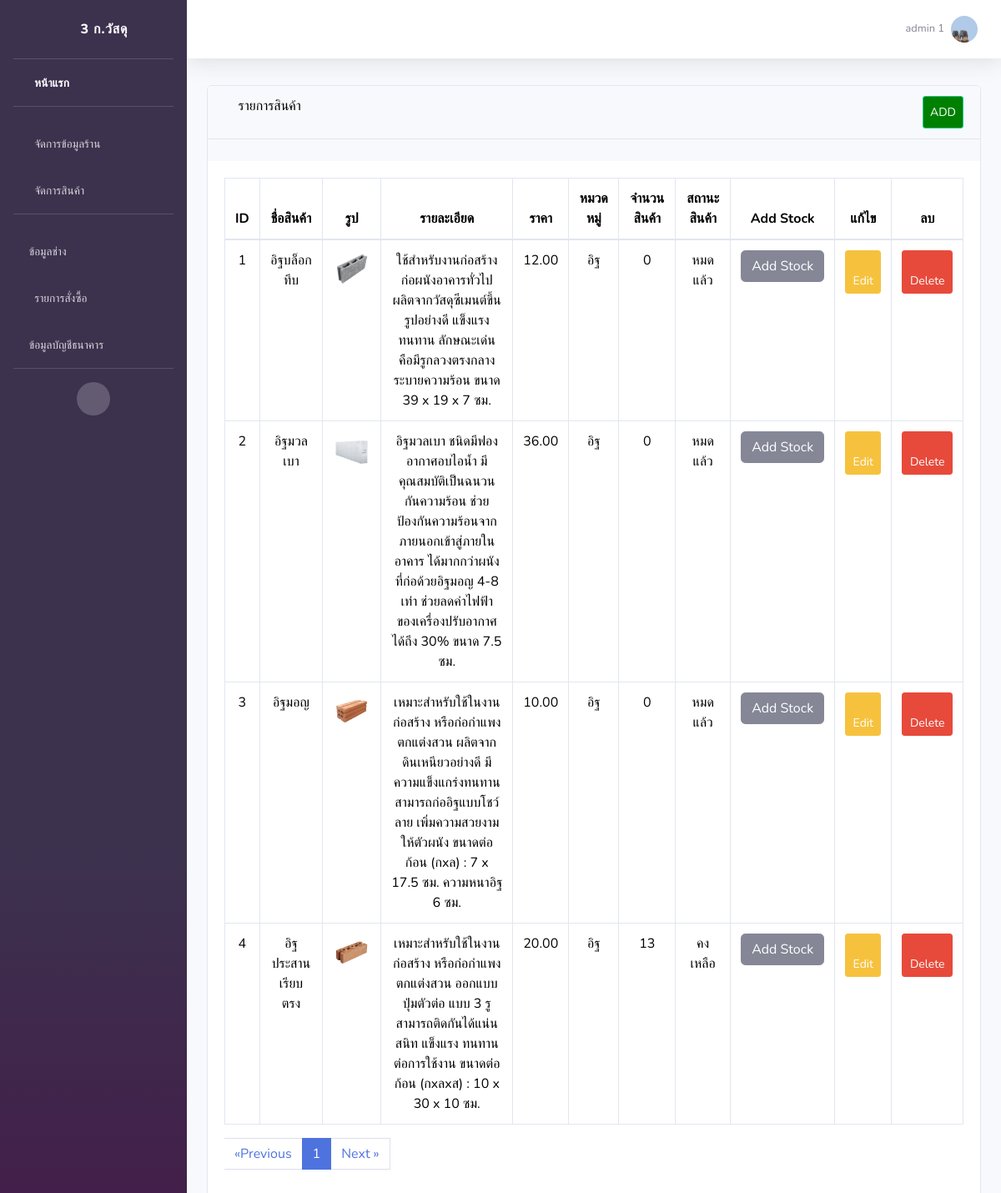
Page /product/ (signed in) on the earlier database version.
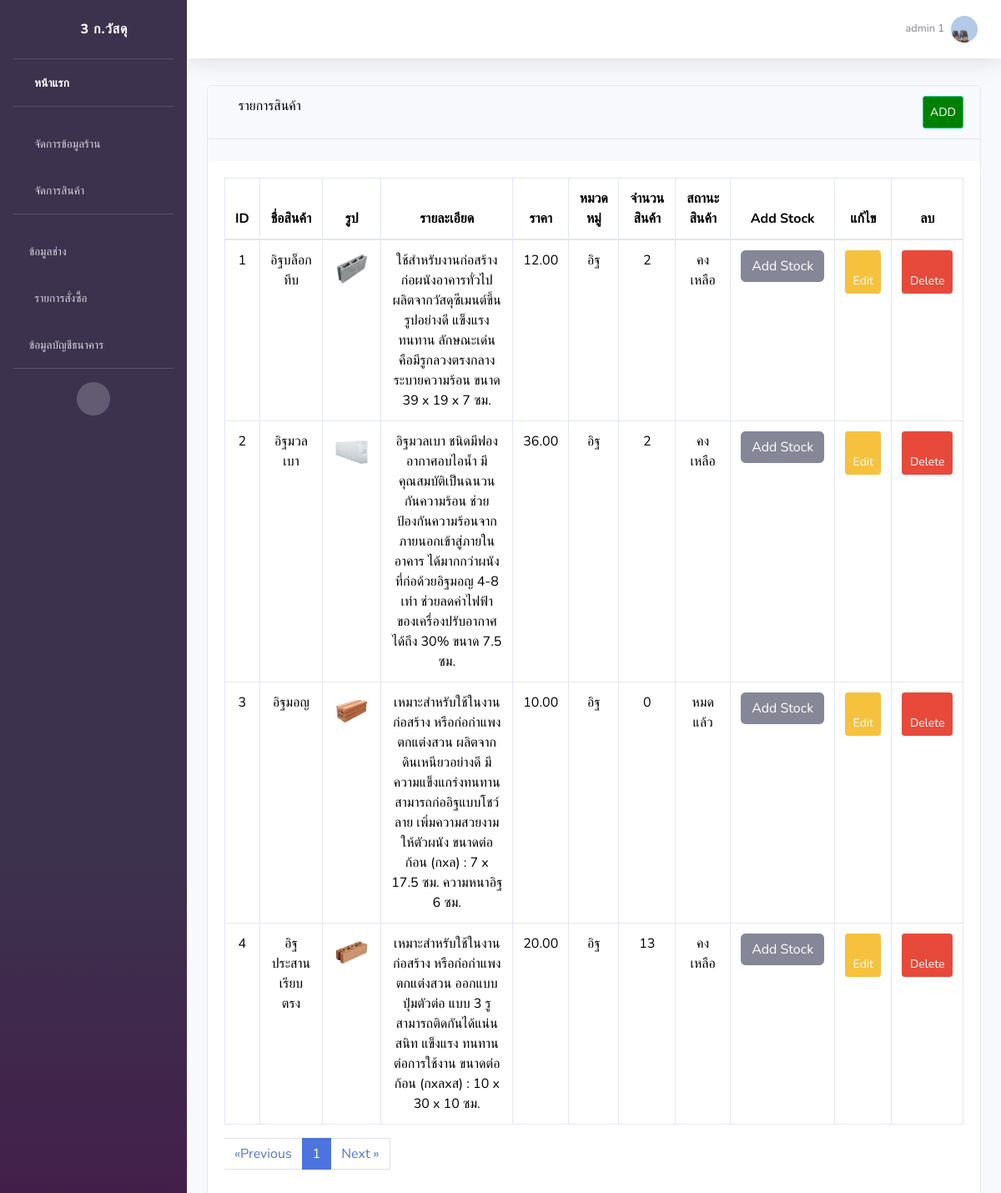
Same page on the later database version.
### api/models.py (models this page shows, shortened)
class Product(models.Model):
    name = models.CharField(max_length=1000,default=' ',verbose_name = 'ชื่อสินค้า')
    price = models.DecimalField(max_digits=7, decimal_places=2)
    product_detail = models.TextField(max_length=10000,default=' ',verbose_name = 'รายละเอียดสินค้า')
    product_img = models.ImageField(upload_to='images/product/', default='images/product/no-img.png' ,verbose_name = 'รูปสินค้า')
    product_type = models.ForeignKey(Product_Type,on_delete=models.CASCADE,verbose_name = 'หมวดหมู่สินค้า') #หมวดหมู่สินค้า
    quantity = models.IntegerField(verbose_name = 'จำนวนสินค้า') #จำนวนสินค้า
    received_quantity = models.IntegerField(default = 0, null = True, blank = True) #ตัวแปรเพิ่มจำนวนสินค้าในสต๊อก
    quantityS = models.IntegerField(default = 0, null = True, blank = True)
    class Meta:
        verbose_name = 'สินค้า'

class Product_Type (models.Model):
    product_type = models.CharField(max_length=100,default=' ',verbose_name = 'หมวดหมู่สินค้า')
    def __str__(self):
        return f'{self.product_type} '
    class Meta:
        verbose_name = 'หมวดหมู่สินค้า'

### api/views.py (the view)
# urls.py: path('product/',views.product),
def product(request):
    products_list = Product.objects.all()
    paginator = Paginator(products_list,4) #1 หน้าแสดง 5รายการ
    page = request.GET.get('page')
    try:
        products = paginator.page(page)
    except PageNotAnInteger:
        products = paginator.page(1)
    except EmptyPage:
        products = paginator.page(paginator.num_pages)
    return render(request, 'api/product.html', {'products': products})

### api/templates/api/product.html (shortened to what the changed rows need)
{% extends 'api/base.html' %}
{% block content %}
<div id="content-wrapper">
  <div class="container-fluid">
      <div class="card mb-3">
          <div class="card-body">
               <div class="table-responsive">
                  <table class="table table-bordered" id="dataTable" width="100%" cellspacing="0" align="center">
                      <thead>
                      <tr>
                        <th>ID</th>
                          <th>ชื่อสินค้า</th>
                          <th>รูป</th>
                          <th>รายละเอียด</th>
                          <th>ราคา</th>
                          <th>หมวดหมู่</th>
                          <th>จำนวนสินค้า</th>
                          <th>สถานะสินค้า</th>
                          <th>Add Stock</th>
                          <th>แก้ไข</th>
                          <th>ลบ</th>
                      </tr>
                      </thead>
                      <tbody>
                      {% for product in products %}
                          <tr>
                            <td>{{ product.id }}</td>
                              <td>{{ product.name }}</td>
                              <td><img src="/media/{{product.product_img}}" style="height: 45px;"></td>
                              <td>{{ product.product_detail }}</td>
                              <td>{{ product.price }}</td>
                              <td>{{ product.product_type }}</td>
                              <td>{{ product.quantity }}</td>
                              <td>
                                {% if product.quantity > 0 %}
                                   คงเหลือ
                                  {% else %}
                                  หมดแล้ว
                                  {% endif %}
                                </td>
                              <td><a href="/add_to_stock/{{product.id}}"
                                ><input
                                  type="submit"
                                  value="Add Stock"
                                  class="btn btn-secondary btn"
                                  type="button"
                              /></a></td>
                              <td>
                                  <a class="btn btn-sm btn-warning" href="/editproduct/{{product.id}}"> <span class="fa fa-edit"></span> Edit</a>
                              </td>
                              <td><a class="btn btn-sm btn-danger" href="/deleteproduct/{{product.id}}"><span class="fa fa-trash"></span> Delete</a></td>
                          </tr>
                      {% endfor %}
                      </tbody>
                    </table>
                    </div>
                    </div>
                </div>
                </div>
                </div>
                </div>
                {% endblock %}

Differences in the rows shown:
changed Product "อิฐบล็อกทึบ": quantity "0" → "2"; quantity "หมดแล้ว" → "คงเหลือ"
changed Product "อิฐมวลเบา": quantity "0" → "2"; quantity "หมดแล้ว" → "คงเหลือ"
